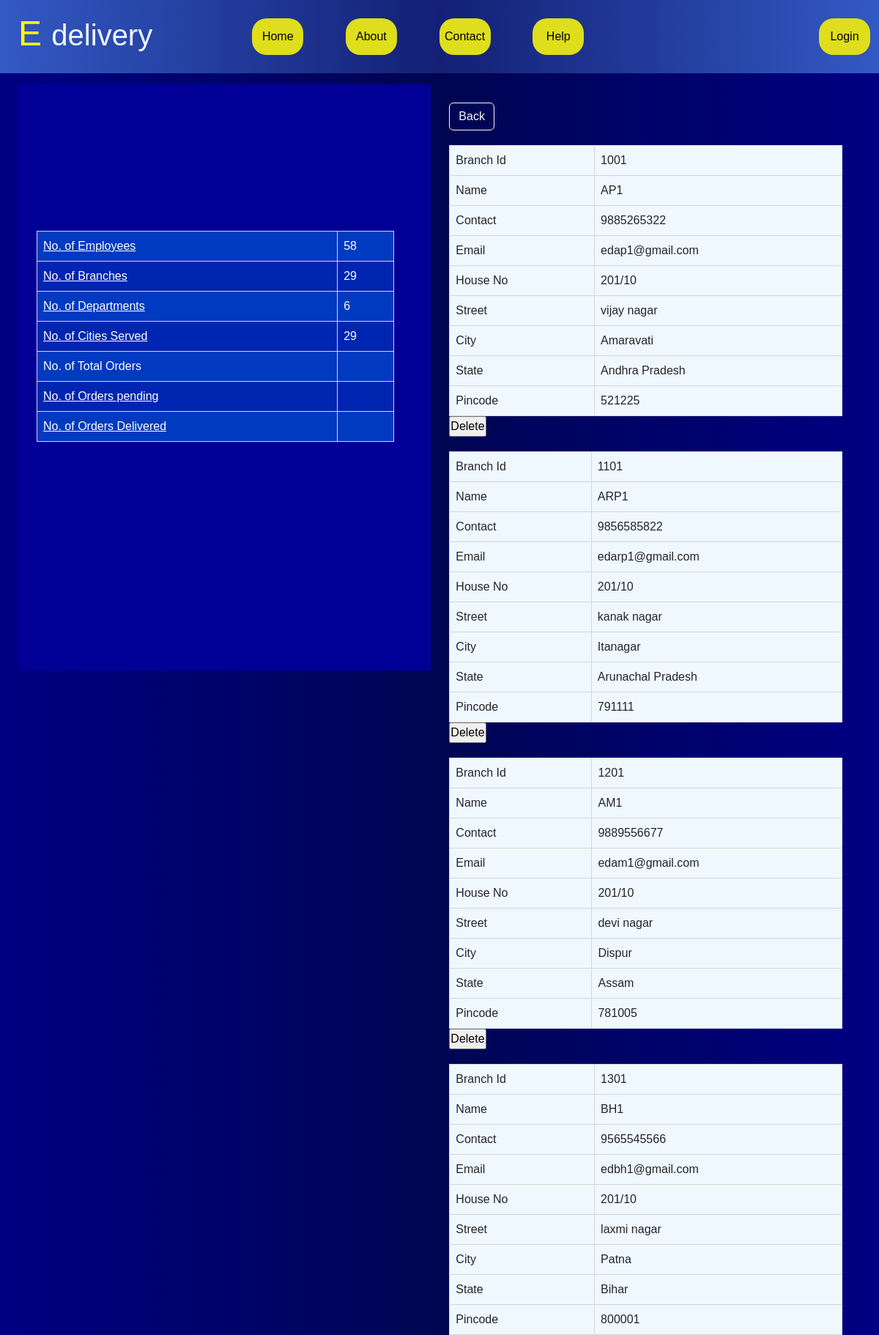
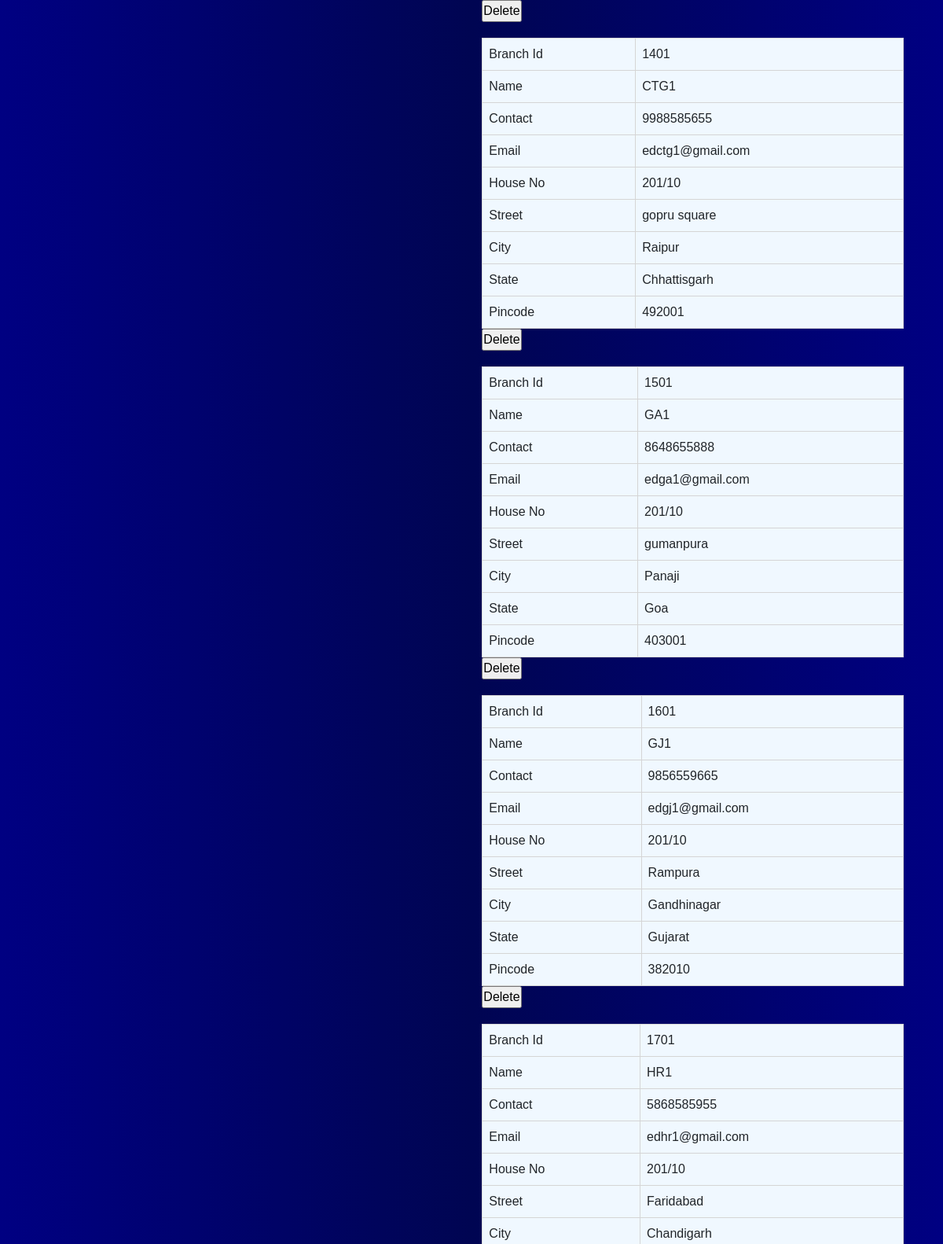
Screenshot of /branch_details (upper part) with the database file from the repository (2 pictures, top to bottom).
### courier_service/models.py (models this page shows)
class Branches(models.Model):
    Branch_Id=models.IntegerField(primary_key=True)
    Branch_Name=models.CharField(max_length=50)
    Contact_Number=models.BigIntegerField()
    Email=models.EmailField()
    House_No=models.CharField(max_length=50)
    Street=models.CharField(max_length=50)
    City=models.CharField(max_length=50)
    State=models.CharField(max_length=50)
    Pin_Code=models.IntegerField()

### courier_service/views.py (the view)
# urls.py: path('branch_details', views.branch_details, name='branch_details'),
def branch_details(request):
    orders=Orders.objects.all()
    employees=Employees.objects.all()
    branches=Branches.objects.all()
    departments=Department.objects.all()
    city=cities.objects.all()
    context={
        'x' : len(employees),
        'y' : len(branches),
        'z' : len(departments),
        'c' : len(city),
        'o' : len(orders),
        'branches' : branches
    }
    return render(request, 'branch_details.html',context)

### courier_service/templates/branch_details.html (shortened to what this page needs)
{% extends "layout.html" %}
{% load static %}
{% block csslink %}
<link rel="stylesheet" href="{% static "css/employee1.css" %}">
{% endblock %}
{% block pagebody %}
    <div class="employee_container">
        <div class="employee_container_control">
            <div class="employee_details">
                <div class="emp_img"></div>
                <div class="emp_detail_container">
                    <table>
                        <td><a href="/emp_details" type="button" style="color:white">No. of Employees</a></td>
                        <td>{{x}}</td></a>
                        <tr>
                        <td><a href="/branch_details" type="button" style="color:white">No. of Branches</a></td>
                        <td>{{y}}</td>
                        </tr>
                        <tr>
                        <td><a href="/dept_details" type="button" style="color:white">No. of Departments</a></td>
                        <td>{{z}}</td>
                        </tr>
                        <tr>
                        <td><a href="/cities_details" type="button" style="color:white">No. of Cities Served</a></td>
                        <td>{{c}}</td>
                        </tr>
                        <tr>
                            <td>No. of Total Orders</td>
                            <td>{{t}}</td>
                            </tr>
                            <tr>
                            <td><a href="/not_deliv" type="button" style="color:white">No. of Orders pending</a></td>
                            <td>{{n}}</td>
                            </tr>
                            <tr>
                            <td><a href="/deliv" type="button" style="color:white">No. of Orders Delivered</a></td>
                            <td>{{d}}</td>
                            </tr>
                    </table>
                </div>
            </div>
            <div class="parcel_details">
                <div><a href="admin_made" class="btn btn-outline-light">Back</a></div>
                   {%for i in branches%}
                    <div class="order_card">
                        <table>
                            <tr>
                                <td>Branch Id</td>
                                <td>{{i.Branch_Id}}</td>
                            </tr>
                        <tr>
                            <td>Name</td>
                            <td>{{i.Branch_Name}}
                            </td>
                        </tr>
                        <tr>
                            <td>Contact</td>
                            <td>{{i.Contact_Number}}</td>
                        </tr>
                        <tr>
                            <td>Email</td>
                            <td>{{i.Email}}</td>
                        </tr>
                        <tr>
                            <td>House No</td>
                            <td>{{i.House_No}}</td>
                        </tr>
                    <tr>
                        <td>Street</td>
                        <td>{{i.Street}}
                        </td>
                    </tr>
                    <tr>
                        <td>City</td>
                        <td>{{i.City}}</td>
                    </tr>
                    <tr>
                        <td>State</td>
                        <td>{{i.State}}</td>
                    </tr>
                    <tr>
                        <td>Pincode</td>
                        <td>{{i.Pin_Code}}</td>
                    </tr>
                    </table>
                    <form method="post">
                        <input type="submit" value="Delete">
                    </form>
                </div>
               {%endfor%}
            </div>
        </div>
    </div>
{%endblock%}

### courier_service/static/css/navbar.css (style rules this page uses)
* { margin: 0; padding: 0; box-sizing: border-box; font-family: 'Open Sans',sans-serif; }
body { background-color: #0a0027; }

### courier_service/static/css/employee1.css (style rules this page uses)
* { margin: 0; padding: 0; box-sizing: border-box; font-family: 'Open-Sans',sans-serif; }
body { background-image: linear-gradient(to right,#000082,#000552,#000082); }
.employee_container { padding-right: 10px; padding-left: 10px; margin-top: 15px; margin-right: auto; margin-left: auto; }
@media (min-width: 768px) { .employee_container { width: 750px; } }
@media (min-width: 992px) { .employee_container { width: 970px; } }
@media (min-width: 1200px) { .employee_container { width: 1170px; } }
.employee_container_control { display: flex; }
.employee_details { width: 100%; background-color: #000097; padding: 25px; }
@media (min-width: 900px) { .employee_details { height: 100vh; } }
.emp_img { height: 150px; width: 150px; border-radius: 50%; background-image: url("../media/employee_page_images/employee_photo.jpg"); background-position: center; background-size: cover; background-repeat: no-repeat; }
.emp_detail_container { margin: 25px; margin-left: 0; }
.parcel_details { margin: 25px; width: 100%; }
.order_card { margin: 20px 0; }
table { font-family: arial, sans-serif; border-collapse: collapse; width: 100%; }
td { border: 1px solid #d5d5d5; text-align: left; padding: 8px; }
.emp_detail_container tr:nth-child(even) { background-color: rgb(0, 38, 177); }
.emp_detail_container tr:nth-child(odd) { background-color: rgb(0, 58, 193); }
.emp_detail_container td { color: #fff; }
.parcel_details table { background-color: aliceblue; }

### rows the page displays
Branches: Branch_Id "1001", Branch_Name "AP1", Contact_Number "9885265322", Email "edap1@gmail.com", House_No "201/10", Street "vijay nagar", City "Amaravati", State "Andhra Pradesh", Pin_Code "521225"
Branches: Branch_Id "1101", Branch_Name "ARP1", Contact_Number "9856585822", Email "edarp1@gmail.com", House_No "201/10", Street "kanak nagar", City "Itanagar", State "Arunachal Pradesh", Pin_Code "791111"
Branches: Branch_Id "1201", Branch_Name "AM1", Contact_Number "9889556677", Email "edam1@gmail.com", House_No "201/10", Street "devi nagar", City "Dispur", State "Assam", Pin_Code "781005"
Branches: Branch_Id "1301", Branch_Name "BH1", Contact_Number "9565545566", Email "edbh1@gmail.com", House_No "201/10", Street "laxmi nagar", City "Patna", State "Bihar", Pin_Code "800001"
Branches: Branch_Id "1401", Branch_Name "CTG1", Contact_Number "9988585655", Email "edctg1@gmail.com", House_No "201/10", Street "gopru square", City "Raipur", State "Chhattisgarh", Pin_Code "492001"
Branches: Branch_Id "1501", Branch_Name "GA1", Contact_Number "8648655888", Email "edga1@gmail.com", House_No "201/10", Street "gumanpura", City "Panaji", State "Goa", Pin_Code "403001"
Branches: Branch_Id "1601", Branch_Name "GJ1", Contact_Number "9856559665", Email "edgj1@gmail.com", House_No "201/10", Street "Rampura", City "Gandhinagar", State "Gujarat", Pin_Code "382010"
Branches: Branch_Id "1701", Branch_Name "HR1", Contact_Number "5868585955", Email "edhr1@gmail.com", House_No "201/10", Street "Faridabad", City "Chandigarh"

### other values shown
{{ x }} "58"
{{ y }} "29"
{{ z }} "6"
{{ c }} "29"
